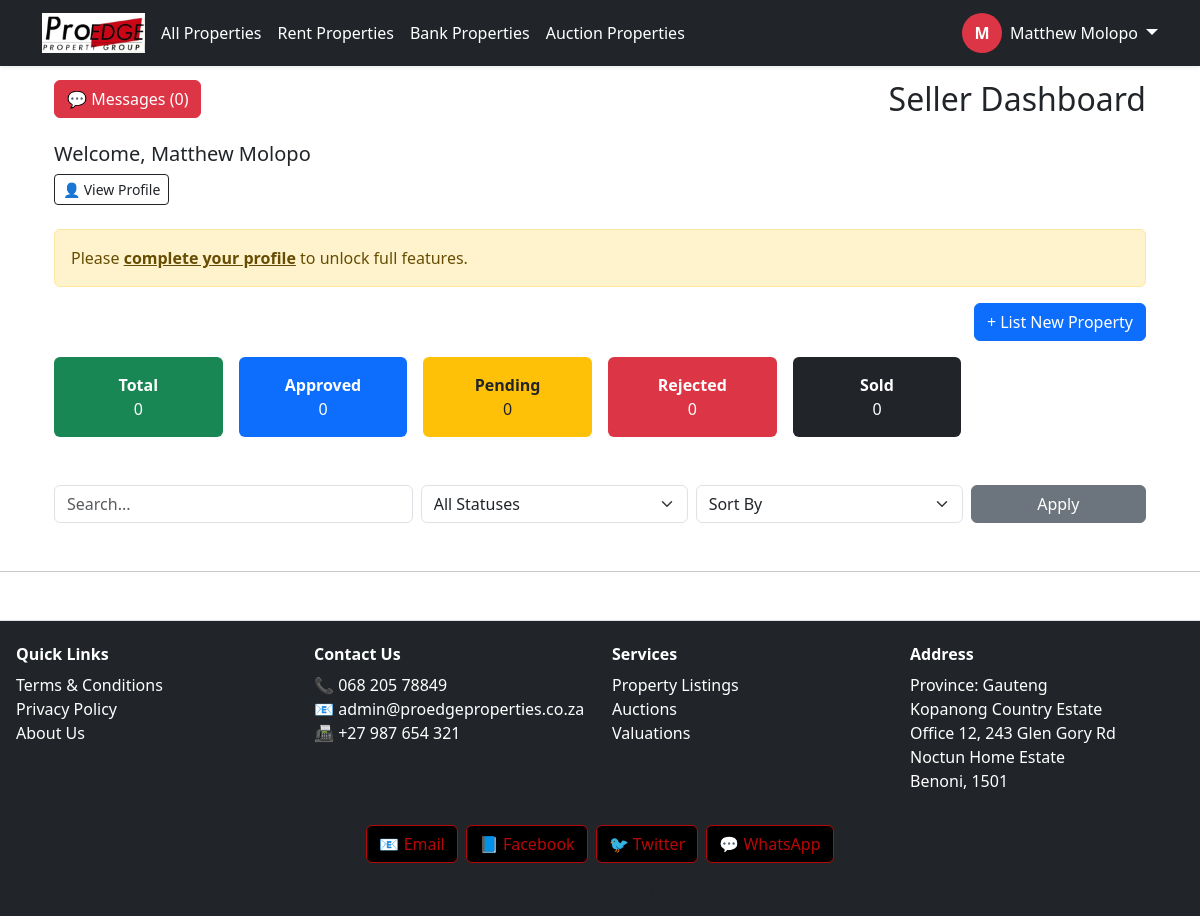
Page /dashboard/seller/ (signed in) on the committed database.
### proedge/models.py (models this page shows, shortened)
class CustomUser(AbstractUser):
    ROLE_CHOICES = [
        ('buyer', 'Buyer'),
        ('seller', 'Seller'),
        ('tenant', 'Tenant'),
        ('agency', 'Agency'),
        ('landlord', 'Landlord'),
        ('agent', 'Agent'),
        ('bank', 'Bank'),
        ('auctioneer', 'Auctioneer'),
    ]
    role = models.CharField(max_length=20, choices=ROLE_CHOICES)
    email = models.EmailField(unique=True)
    is_email_verified = models.BooleanField(default=False)

### proedge/views.py (the view)
# urls.py: path('dashboard/seller/', seller_dashboard, name='seller_dashboard'),
@login_required
def seller_dashboard(request):
    user = request.user
    query = request.GET.get('q')
    selected_status = request.GET.get('status')
    sort_by = request.GET.get('sort')
    profile, created = UserProfile.objects.get_or_create(user=request.user)
    incomplete_profile = not profile.contact_number or not profile.profile_picture
    all_properties = Property.objects.filter(seller=request.user)
    properties = all_properties
    if selected_status in ['approved', 'rejected', 'pending', 'sold', 'available']:
        properties = properties.filter(status=selected_status)
    if query:
        properties = properties.filter(
            Q(title__icontains=query) |
            Q(location__icontains=query) |
            Q(description__icontains=query)
        )
    if sort_by == 'price_asc':
        properties = properties.order_by('price')
    elif sort_by == 'price_desc':
        properties = properties.order_by('-price')
    elif sort_by == 'newest':
        properties = properties.order_by('-created_at')
    elif sort_by == 'oldest':
        properties = properties.order_by('created_at')
    grouped_properties = defaultdict(list)
    for prop in properties:
        grouped_properties[prop.status].append(prop)
    interests = Interest.objects.filter(property__seller=user).select_related('user', 'property')
    context = {
        'grouped_properties': dict(grouped_properties),  # convert defaultdict to normal dict for template
        'role': 'Seller',
        'total_listings': all_properties.count(),
        'approved_count': all_properties.filter(status='approved').count(),
        'rejected_count': all_properties.filter(status='rejected').count(),
        'pending_count': all_properties.filter(status='pending').count(),
        'sold_count': all_properties.filter(status='sold').count(),
        'available_count': all_properties.filter(status='available').count(),
        'selected_status': selected_status,
        'query': query,
        'user_name': request.user.get_full_name() or request.user.username,
        'properties': Property.objects.filter(seller=request.user),
        'incomplete_profile': incomplete_profile,
        'interests': interests,
    }
    return render(request, 'proedge/seller_dashboard.html', context)

### proedge/templates/proedge/seller_dashboard.html (shortened to what this page needs)
{% extends "base.html" %}
{% block content %}
<div class="container my-5">
  <div class="mb-4 d-flex justify-content-between align-items-center">
    <a href="{% url 'interest_messages' %}" class="btn btn-danger">
      💬 Messages ({{ interests.count }})
    </a>
    <h2 class="mb-0">{{ role }} Dashboard</h2>
  </div>
  <div class="mb-4">
    <h5>Welcome, {{ request.user.get_full_name }}</h5>
    <a href="{% url 'user_profile' %}" class="btn btn-outline-dark btn-sm">👤 View Profile</a>
  </div>
  {% if incomplete_profile %}
    <div class="alert alert-warning">
      Please <a href="{% url 'edit_profile' %}" class="alert-link">complete your profile</a> to unlock full features.
    </div>
  {% endif %}
  <div class="text-end mb-3">
    <a href="{% url 'submit_property' %}" class="btn btn-primary">+ List New Property</a>
  </div>
  <div class="row g-3 mb-5">
    <div class="col-md-2 col-sm-4">
      <div class="bg-success text-white rounded p-3 text-center">
        <strong>Total</strong><br>{{ total_listings }}
      </div>
    </div>
    <div class="col-md-2 col-sm-4">
      <div class="bg-primary text-white rounded p-3 text-center">
        <strong>Approved</strong><br>{{ approved_count }}
      </div>
    </div>
    <div class="col-md-2 col-sm-4">
      <div class="bg-warning text-dark rounded p-3 text-center">
        <strong>Pending</strong><br>{{ pending_count }}
      </div>
    </div>
    <div class="col-md-2 col-sm-4">
      <div class="bg-danger text-white rounded p-3 text-center">
        <strong>Rejected</strong><br>{{ rejected_count }}
      </div>
    </div>
    <div class="col-md-2 col-sm-4">
      <div class="bg-dark text-white rounded p-3 text-center">
        <strong>Sold</strong><br>{{ sold_count }}
      </div>
    </div>
  </div>
  <form method="get" class="row g-2 align-items-center mb-4">
    <div class="col-md-4">
      <input type="text" name="q" class="form-control" placeholder="Search..." value="{{ query|default:'' }}">
    </div>
    <div class="col-md-3">
      <select name="status" class="form-select">
        <option value="">All Statuses</option>
      </select>
    </div>
    <div class="col-md-3">
      <select name="sort" class="form-select">
        <option value="">Sort By</option>
      </select>
    </div>
    <div class="col-md-2">
      <button type="submit" class="btn btn-secondary w-100">Apply</button>
    </div>
  </form>
</div>
{% endblock %}

### proedge/templates/base.html (shortened to what this page needs)
{% load static %}
<!DOCTYPE html>
<html lang="en">
<head>
     <link rel="stylesheet" href="https://unpkg.com/leaflet@1.9.5/dist/leaflet.css"
/>
    <link href="https://cdn.jsdelivr.net/npm/bootstrap@5.3.0/dist/css/bootstrap.min.css" rel="stylesheet">
    <link rel="stylesheet" href="https://cdnjs.cloudflare.com/ajax/libs/font-awesome/6.4.0/css/all.min.css">
    <link rel="stylesheet" href="{% static 'proedge/css/style.css' %}">
    <link rel="stylesheet" href="https://cdn.jsdelivr.net/npm/lightgallery@2.7.1/css/lightgallery.min.css">
    <link rel="stylesheet" href="https://unpkg.com/leaflet/dist/leaflet.css" />
    <link rel="stylesheet" href="https://unpkg.com/leaflet@1.9.5/dist/leaflet.css"
/>
<link rel="stylesheet" href="https://cdn.jsdelivr.net/npm/lightgallery@2.7.1/css/lightgallery-bundle.min.css" />
<link rel="stylesheet" href="https://cdn.jsdelivr.net/npm/lightgallery@2.7.1/plugins/thumbnail/lg-thumbnail.min.css">
<link rel="stylesheet" href="https://cdn.jsdelivr.net/npm/lightgallery@2.7.1/plugins/zoom/lg-zoom.min.css">
<link rel="stylesheet" href="https://cdn.jsdelivr.net/npm/lightgallery@2.7.1/plugins/fullscreen/lg-fullscreen.min.css">
<link rel="stylesheet" href="https://cdn.jsdelivr.net/npm/lightgallery@2.7.1/plugins/share/lg-share.min.css">
<link rel="stylesheet" href="https://cdn.jsdelivr.net/npm/lightgallery@2.7.1/plugins/pager/lg-pager.min.css">
</head>
<body>
<nav class="navbar navbar-expand-lg navbar-dark bg-dark fixed-top shadow-sm">
  <div class="container">
    <a class="navbar-brand fw-bold me-1" href="/">
      <img src="{% static 'images/logo.png' %}" alt="ProEdge Logo" style="height: 40px;">
    </a>
    <div class="collapse navbar-collapse" id="navbarMain">
      <ul class="navbar-nav me-auto mb-2 mb-lg-0 flex-wrap justify-content-start">
        <li class="nav-item flex-fill flex-lg-auto mb-1 mb-lg-0">
          <a class="nav-link btn btn-outline-danger text-white w-100 text-center mx-1 px-1 {% if request.path == '/' or request.path == '/properties/' %}active{% endif %}" href="{% url 'property_list' %}">All Properties</a>
        </li>
        <li class="nav-item flex-fill flex-lg-auto mb-1 mb-lg-0">
          <a class="nav-link btn btn-outline-danger text-white w-100 text-center mx-1 px-1 {% if request.path == '/rent/' %}active{% endif %}" href="{% url 'property_list' %}">Rent Properties</a>
        </li>
        <li class="nav-item flex-fill flex-lg-auto mb-1 mb-lg-0">
          <a class="nav-link btn btn-outline-danger text-white w-100 text-center mx-1 px-1 {% if request.path == '/bank/' %}active{% endif %}" href="{% url 'property_list' %}">Bank Properties</a>
        </li>
        <li class="nav-item flex-fill flex-lg-auto mb-1 mb-lg-0">
          <a class="nav-link btn btn-outline-danger text-white w-100 text-center mx-1 px-1 {% if request.path == '/auctions/' %}active{% endif %}" href="{% url 'property_list' %}">Auction Properties</a>
        </li>
      </ul>
      <div class="d-flex flex-wrap align-items-center mt-2 mt-lg-0">
        {% if user.is_authenticated %}
          <div class="dropdown d-flex align-items-center">
            <a class="d-flex align-items-center text-decoration-none text-white me-2" href="{% url 'dashboard_redirect' %}">
              <div class="rounded-circle bg-danger text-white d-flex justify-content-center align-items-center fw-bold" style="width: 40px; height: 40px;">
                {{ user.get_full_name|default:user.username|slice:":1"|upper }}
              </div>
              <span class="ms-2 d-none d-lg-inline">{{ user.get_full_name|default:user.username }}</span>
            </a>
            <a class="dropdown-toggle text-white fs-5 ms-auto" href="#" id="userDropdown" data-bs-toggle="dropdown" aria-expanded="false"></a>
          </div>
        {% else %}
          <div class="d-flex flex-wrap gap-1">
            <a class="btn btn-outline-danger text-white px-2 fw-semibold" href="{% url 'login' %}">Login</a>
            <a class="btn btn-danger px-2 fw-semibold" href="{% url 'register' %}">Register</a>
          </div>
        {% endif %}
      </div>
    </div>
  </div>
</nav>
<main class="container mt-4">
  {% block content %}{% endblock %}
</main>
<hr>
<footer class="bg-dark text-white mt-5 pt-4 pb-3 border-top">
  <div class="container-fluid px-2">
    <div class="row">
      <div class="col-6 col-md-3 mb-3 text-center text-md-start">
        <h6 class="fw-bold mb-2">Quick Links</h6>
        <ul class="list-unstyled">
          <li><a href="#" class="text-white text-decoration-none">Terms & Conditions</a></li>
          <li><a href="#" class="text-white text-decoration-none">Privacy Policy</a></li>
          <li><a href="#" class="text-white text-decoration-none">About Us</a></li>
        </ul>
      </div>
      <div class="col-6 col-md-3 mb-3 text-center text-md-start">
        <h6 class="fw-bold mb-2">Contact Us</h6>
        <ul class="list-unstyled">
          <li>📞 068 205 78849</li>
          <li>📧 <a href="mailto:admin@proedgeproperties.co.za" class="text-white text-decoration-none">admin@proedgeproperties.co.za</a></li>
          <li>📠 +27 987 654 321</li>
        </ul>
      </div>
      <div class="col-6 col-md-3 mb-3 text-center text-md-start">
        <h6 class="fw-bold mb-2">Services</h6>
        <ul class="list-unstyled">
          <li><a href="#" class="text-white text-decoration-none">Property Listings</a></li>
          <li><a href="#" class="text-white text-decoration-none">Auctions</a></li>
          <li><a href="#" class="text-white text-decoration-none">Valuations</a></li>
        </ul>
      </div>
      <div class="col-6 col-md-3 mb-3 text-center text-md-start">
        <h6 class="fw-bold mb-2">Address</h6>
        <ul class="list-unstyled">
          <li>Province: Gauteng</li>
          <li>Kopanong Country Estate</li>
          <li>Office 12, 243 Glen Gory Rd</li>
          <li>Noctun Home Estate</li>
          <li>Benoni, 1501</li>
        </ul>
      </div>
    </div>
    <div class="d-flex justify-content-center flex-wrap gap-2 mb-3">
      <a href="mailto:info@youthportal.com" class="social-btn">📧 Email</a>
      <a href="https://facebook.com" target="_blank" class="social-btn">📘 Facebook</a>
      <a href="https://twitter.com" target="_blank" class="social-btn">🐦 Twitter</a>
      <a href="https://wa.me/1234567890" target="_blank" class="social-btn">💬 WhatsApp</a>
    </div>
    <div class="text-center text-muted small">&copy; {{ now|date:"Y" }} ProEdge Property Group | Version 0.1</div>
  </div>
</footer>
</body>
</html>

### proedge/templates/base.html (style rules this page uses)
footer { padding-left: 0.5rem; padding-right: 0.5rem; }
body, html { overflow-x: hidden; }
.navbar-brand img { max-height: 40px; }
.social-btn { padding: 6px 12px; border-radius: 6px; border: 1px solid #b80707; color: #b80707; background-color: #000; text-decoration: none; transition: all 0.3s ease; }
.social-btn { display: inline-block; padding: 6px 12px; border-radius: 6px; background-color: #000; color: #b80707; font-weight: 500; text-decoration: none; transition: all 0.3s ease; border: 1px solid #b80707; }

### rows in the picture
CustomUser: get_full_name "M", get_full_name "Matthew Molopo", user.get_full_name "Matthew Molopo"

### other values in the picture
{{ interests.count }} "0"
{{ role }} "Seller"
{{ total_listings }} "0"
{{ approved_count }} "0"
{{ pending_count }} "0"
{{ rejected_count }} "0"
{{ sold_count }} "0"
